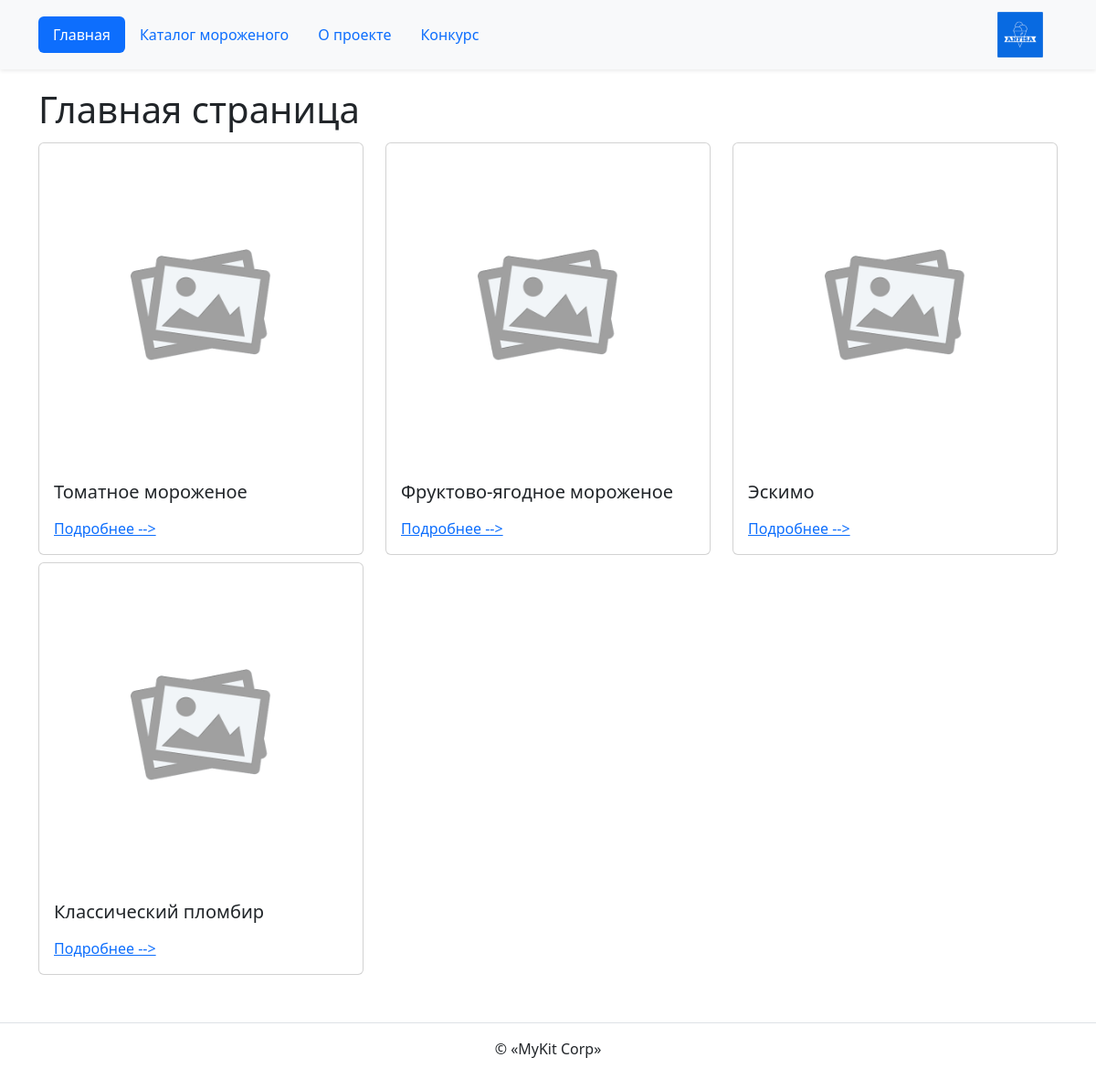
The page / on the database its author committed.
### ice_cream/models.py (models this page shows, shortened)
class IceCream(PublishedModel):
    title = models.CharField(max_length=256, verbose_name='Название')
    description = models.TextField(verbose_name='Описание')
    wrapper = models.OneToOneField(
        Wrapper,
        on_delete=models.SET_NULL,
        related_name='ice_cream',
        null=True,
        blank=True,
        verbose_name='Обёртка'
    )
    category = models.ForeignKey(
        Category,
        on_delete=models.CASCADE,
        related_name='ice_creams',
        verbose_name='Категория'
    )
    output_order = models.PositiveSmallIntegerField(
        default=100,
        verbose_name='Порядок отображения'
    )
    toppings = models.ManyToManyField(Topping, verbose_name='Топпинги')
    is_on_main = models.BooleanField(default=False, verbose_name='На главную')
    price = models.DecimalField(max_digits=5, decimal_places=2)
    class Meta:
        verbose_name = 'мороженое'
        verbose_name_plural = 'Мороженое'

### homepage/views.py (the view)
# urls.py: path('', views.index, name='index'),
def index(request):
    template_name = 'homepage/index.html'
    ice_cream_list = IceCream.objects.values('id', 'title', 'category__title')
    context = {'ice_cream_list': ice_cream_list}
    return render(request, template_name, context)

### templates/homepage/index.html (shortened to what this page needs)
{% extends "base.html" %}
{% block content %}
  <h1 class="pb-2 mb-0">Главная страница</h1>
  <div class="row">
    {% for ice_cream in ice_cream_list %}
      {% include "includes/ice_cream_card.html" %}
    {% endfor %}
  </div>
{% endblock %}

### templates/includes/ice_cream_card.html (shortened to what this page needs)
{% load static %}
<div class="col-6 col-md-4 my-1">
    <div class="card">
      <img
        class="img-fluid card-img-top"
        height="400" width="300"
        src="{% static 'img/image-holder.png' %}"
      >
      <div class="card-body">
        <h5 class="card-title">{{ ice_cream.title }} </h5>
        <a class="mt-3 regular-link" href="{% url 'ice_cream:ice_cream_detail' ice_cream.id %}">
          Подробнее -->
        </a>
      </div>
    </div>
  </div>

### rows shown on the page
IceCream: title "Томатное мороженое"
IceCream: title "Фруктово-ягодное мороженое"
IceCream: title "Эскимо"
IceCream: title "Классический пломбир"
